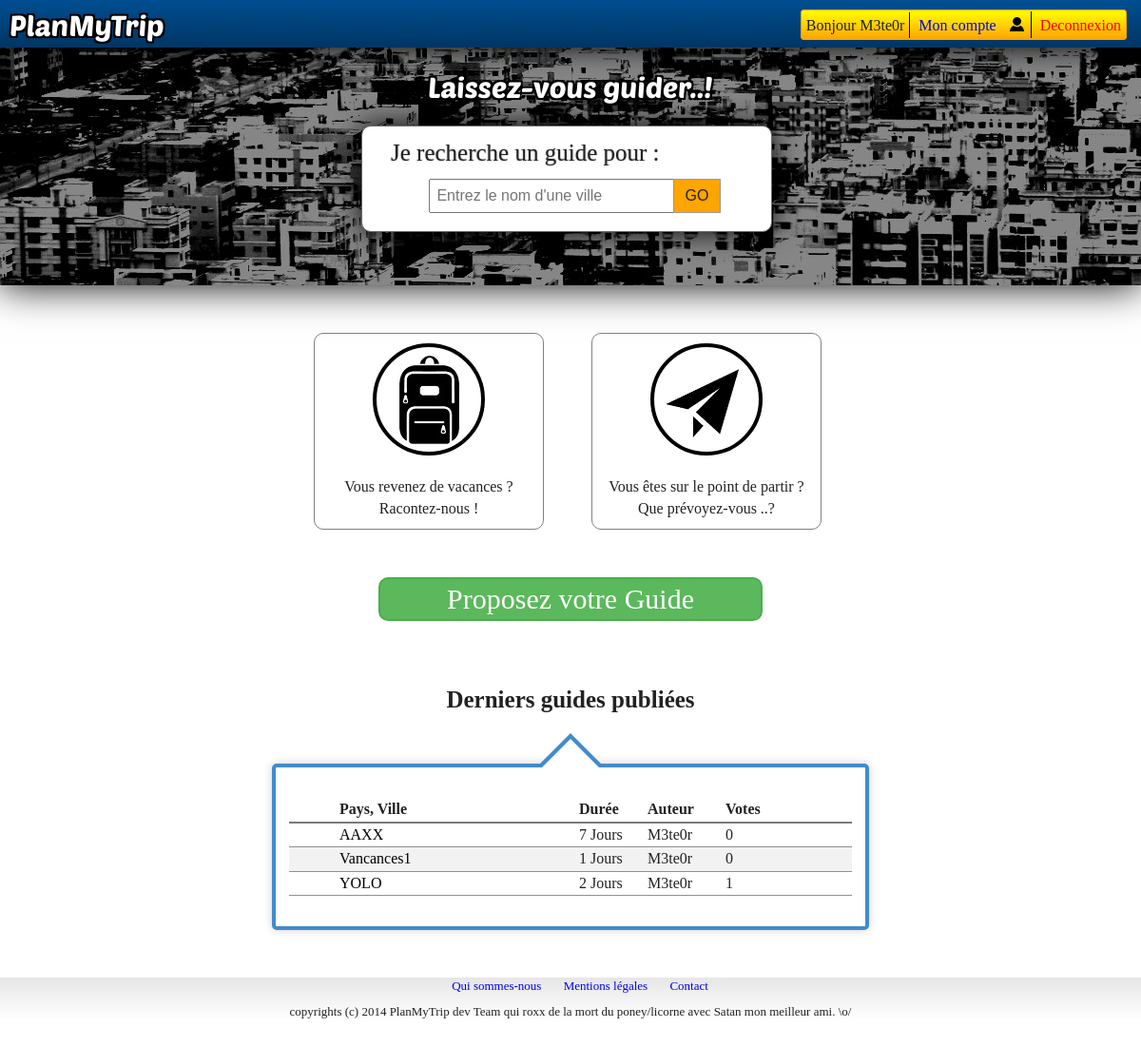
Page /index.php (signed in) on the earlier database version.
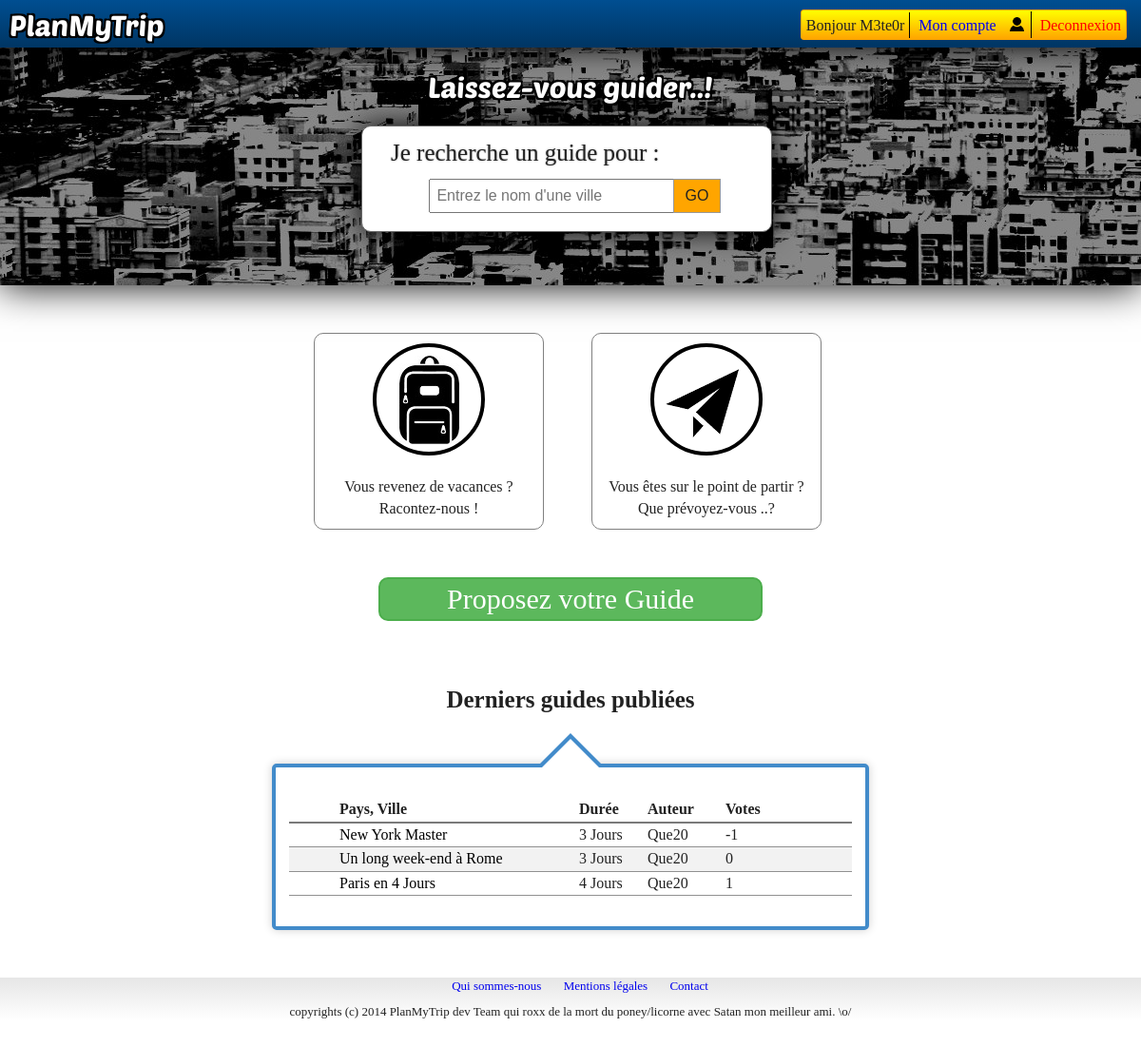
Same page on the later database version.
### tables this page shows
CREATE TABLE IF NOT EXISTS `guide` (
  `Id_Guide` int(11) NOT NULL AUTO_INCREMENT,
  `Titre` text NOT NULL,
  `Contenu` text NOT NULL,
  `Id_User` int(11) NOT NULL,
  `Pays` text NOT NULL,
  `Ville` text,
  `Datetime` timestamp NOT NULL DEFAULT CURRENT_TIMESTAMP,
  `duration` int(1) NOT NULL,
  `isValide` tinyint(1) NOT NULL,
  PRIMARY KEY (`Id_Guide`),
  KEY `Id_User` (`Id_User`)
);

CREATE TABLE IF NOT EXISTS `votes` (
  `idGuide` int(11) NOT NULL,
  `nbDown` int(11) NOT NULL,
  `nbUp` int(11) NOT NULL,
  PRIMARY KEY (`idGuide`)
);

### index.php (the view, shortened to what this page needs)
<?php
try{
    $pdo_options[PDO::ATTR_ERRMODE] = PDO::ERRMODE_EXCEPTION;
    $bdd = new PDO('mysql:host=localhost;dbname=planmytrip', 'root', '', $pdo_options);
    $bdd->exec("set names utf8");
}catch (Exception $e){
    die('Erreur : ' . $e->getMessage());
}
include("pages/topbar.php");
?>
            <div id="content">
                <div id="textPres">Laissez-vous guider..!</div>
                <div id="search">
                    <form action="search/index.php?<?php echo isset($_GET['search']);?>&<?php echo isset($_GET['duration']);?>">
                    <span style="font-size:25px;text-shadow:0px 0px 2px #999999;">Je recherche un guide pour :</span><br>
                    <input type=text class="searchBar" name="search" placeholder=" Entrez le nom d'une ville" autocomplete="off">
                    <input type="submit" class="searchGo" value="GO">
                    </form>
                </div>
            </div>
            <div id="intro">
                <div id="back">
                    <div class="imageIntro1"></div><br>
                    Vous revenez de vacances ?<br>
                    Racontez-nous !
                </div>
                <div id="go">
                    <div class="imageIntro2"></div><br>
                    Vous êtes sur le point de partir ?<br>
                    Que prévoyez-vous ..?
                </div>
                <?php
                if (!isset($_SESSION['id']) && !isset($_SESSION['pseudo'])){
                ?>
                <div id="signup">
                    <a href="http://<?php echo $_SERVER['HTTP_HOST'] ?>/PlanMyTrip/pages/registration/">Inscrivez-vous!</a>
                </div>
                <?php
                }
                else{
                ?>
                <div id="propose">
                    <a href="http://<?php echo $_SERVER['HTTP_HOST'] ?>/PlanMyTrip/pages/new_guide/">Proposez votre Guide</a>
                </div>
                <?php
                }
                ?>
                <br><br>
            </div>
            <div style="font-weight:bold;font-size:25px;margin-top:20px;margin-bottom:15px;text-align:center;">Derniers guides publiées</div>
            <div id="last">
                <br><table>
                    <thead>
                    <tr>
                        <th style="width:50px"></th>
                        <th style="width:250px">Pays, Ville</th>
                        <th style="width:70px">Durée</th>
                        <th style="width:80px">Auteur</th>
                        <th style="width:80px">Votes</th>
                        <th style="width:50px"></th>
                    </tr>
                    </thead>
                    <tbody>
                    <?php
                    $lastGuids = $bdd->prepare("SELECT * FROM guide ORDER BY Id_Guide DESC LIMIT 0 , 5");
                    $lastGuids->execute();
                    while($guide=$lastGuids->fetch()){
                        $user = $bdd->prepare("SELECT Pseudo FROM user WHERE Id_User LIKE ?");
                        $user->execute(array($guide['Id_User']));
                        $vote = $bdd->prepare("SELECT  `nbDown` ,  `nbUp` FROM  `votes` WHERE  `idGuide` LIKE ?");
                        $vote->execute(array($guide['Id_Guide']));
                        while($u=$user->fetch()){
                            while($v=$vote->fetch()){
                    ?>
                    <tr>
                        <td></td>
                        <td><a href="pages/guide/index.php?Id_Guide=<?php echo $guide['Id_Guide'] ?>" style="color:black;"><?php echo $guide['Titre']; ?></a></td>
                        <td><?php echo $guide['duration']; ?> Jours</td>
                        <td><?php echo $u['Pseudo']; ?></td>
                        <td><?php echo $v['nbUp']-$v['nbDown']; ?></td>
                        <td></td>
                    </tr>
                    <?php
                                }
                            }
                        }
                    ?>
                    </tbody>
                </table><br>
            </div>
            <?php include("pages/footer.php"); ?>
    </body>
</html>

### pages/topbar.php (shortened to what this page needs)
<!DOCTYPE html>
    <html>
 <html class="no-js">
<head>
    <link rel="stylesheet" href="http://<?php echo $_SERVER['HTTP_HOST'] ?>/PlanMyTrip/css/normalize.min.css">
    <link rel="stylesheet" href="http://<?php echo $_SERVER['HTTP_HOST'] ?>/PlanMyTrip/css/main.css">
</head>
<body>
<div id="top">
    <div id="topbar">
        <a href="http://<?php echo $_SERVER['HTTP_HOST'] ?>/PlanMyTrip/"><div id="title">
            <h1>PlanMyTrip</h1>
        </div></a>
        <div id="login">
        <?php
        if (isset($_SESSION['id']) AND isset($_SESSION['pseudo']))
        {
            ?>
            <div id="loged">
                <span id="nameLoged">Bonjour <?php echo $_SESSION['pseudo']; ?><span class="account"> <a href="http://<?php echo $_SERVER['HTTP_HOST'] ?>/PlanMyTrip/pages/user/account/index.php">Mon compte <img style="margin-left:10px;width:15px;height:15px;margin-top:-5px;" src="http://<?php echo $_SERVER['HTTP_HOST'] ?>/PlanMyTrip/img/iconmonstr-user-6-icon-24.png"></span></a></span>
                <a href="/PlanMyTrip/pages/loger/logout.php" style="color:red;padding-left:5px;"> Deconnexion </a>
            </div>
        <?php
        }
        ?>
     </div>
    </div>
</div>

### pages/footer.php
<div id="footer">
	<div id="footerLinks">
		<a href="#">Qui sommes-nous</a>
		<a href="legal.html">Mentions légales</a>
		<a href="#">Contact</a>
	</div>
	<br>
	<div id="copyrights">
		<h6 style="font-weight:normal;">copyrights (c) 2014 PlanMyTrip dev Team qui roxx de la mort du poney/licorne avec Satan mon meilleur ami. \o/</h6>
	</div>
</div>

Differences in the rows shown:
removed guide: Titre "AAXX", duration "7"
removed votes: Pseudo "M3te0r", $v['nbUp']-$v['nbDown'] "0", idGuide.Titre "Vancances1", idGuide.duration "1"
removed votes: idGuide.Titre "YOLO", idGuide.duration "2", Pseudo "M3te0r", $v['nbUp']-$v['nbDown'] "1"
added votes: idGuide.Titre "New York Master", idGuide.duration "3", Pseudo "Que20", $v['nbUp']-$v['nbDown'] "-1"
added votes: idGuide.Titre "Un long week-end à Rome", idGuide.duration "3", Pseudo "Que20", $v['nbUp']-$v['nbDown'] "0"
added votes: idGuide.Titre "Paris en 4 Jours", idGuide.duration "4", Pseudo "Que20", $v['nbUp']-$v['nbDown'] "1"
